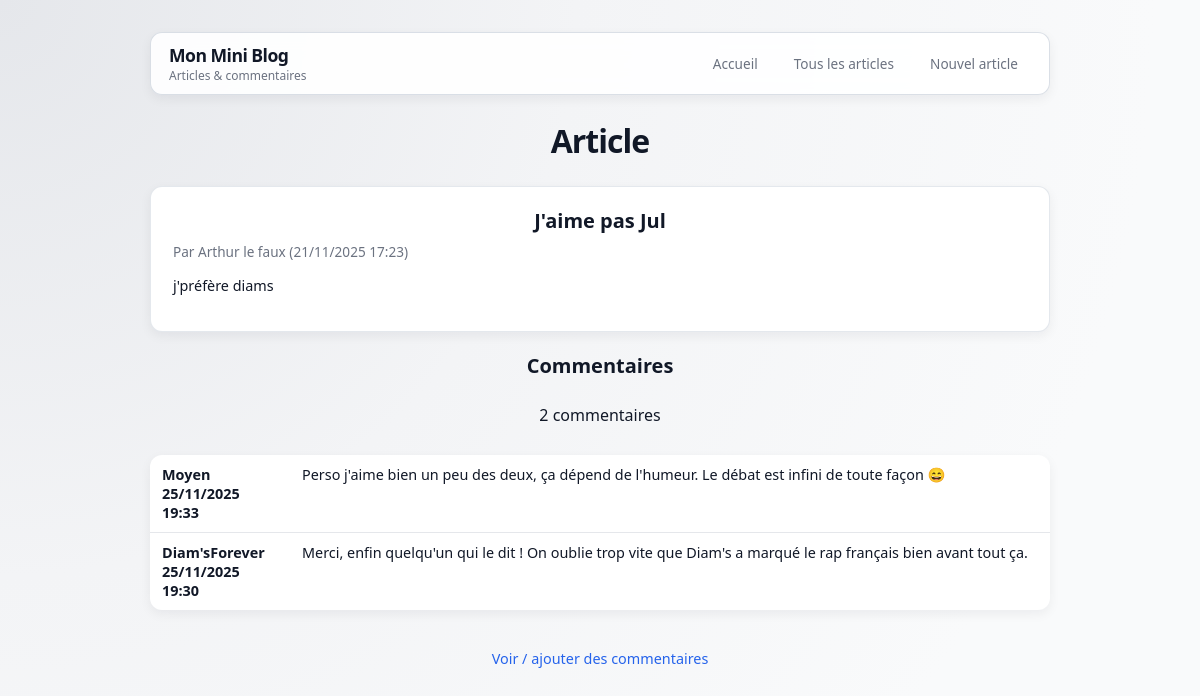
/blog6/afficher.php?id=4, run on the app's committed database.
### tables this page shows
CREATE TABLE `article` (
  `id` int(10) UNSIGNED NOT NULL,
  `auteur` varchar(50) DEFAULT NULL,
  `titre` varchar(150) NOT NULL,
  `texte` mediumtext NOT NULL,
  `date` int(11) DEFAULT NULL
);

CREATE TABLE commentaire (
  id INT UNSIGNED NOT NULL AUTO_INCREMENT PRIMARY KEY,
  pseudo VARCHAR(50) NOT NULL,
  email VARCHAR(100) NOT NULL,
  texte TEXT NOT NULL,
  date INT NOT NULL
);

### blog6/afficher.php (the view, shortened to what this page needs)
<?php
require_once 'config.php';
$id = isset($_GET['id']) ? (int) $_GET['id'] : 0;
$article = null;
$result_commentaires = null;
$nb_commentaires = 0;
if ($id > 0) {
    $sql = "SELECT id, auteur, titre, texte, `date` FROM article WHERE id = $id";
    $result_article = mysqli_query($conn, $sql);
    if ($result_article && mysqli_num_rows($result_article) === 1) {
        $article = mysqli_fetch_assoc($result_article);
        $sql_comm = "SELECT pseudo, texte, date FROM commentaire WHERE id_article = $id ORDER BY date DESC";
        $result_commentaires = mysqli_query($conn, $sql_comm);
        if ($result_commentaires) {
            $nb_commentaires = mysqli_num_rows($result_commentaires);
        }
    }
}
?>
<!DOCTYPE html>
<html lang="fr">
<head>
    <link rel="stylesheet" href="styles.css">
</head>
<body>
    <?php include 'header.php'; ?>
    <h1>Article</h1>
    <?php if ($id <= 0): ?>
        <p>Aucun article spécifié.</p>
    <?php elseif (!$article): ?>
        <p>Article introuvable.</p>
    <?php else: ?>
        <?php
        $titre = htmlspecialchars($article['titre'], ENT_QUOTES, 'UTF-8');
        $auteur = htmlspecialchars($article['auteur'], ENT_QUOTES, 'UTF-8');
        $timestamp = (int) $article['date'];
        $date_affichee = $timestamp > 0 ? date('d/m/Y H:i', $timestamp) : '';
        $texte = nl2br(htmlspecialchars($article['texte'], ENT_QUOTES, 'UTF-8'));
        ?>
        <article>
            <h2><?php echo $titre; ?></h2>
            <p>
                <?php
                if ($auteur !== '') {
                    echo 'Par ' . $auteur . ' ';
                }
                if ($date_affichee !== '') {
                    echo '(' . $date_affichee . ')';
                }
                ?>
            </p>
            <p><?php echo $texte; ?></p>
        </article>
        <h2>Commentaires</h2>
        <?php
        if ($nb_commentaires > 0) {
            echo '<p>' . $nb_commentaires . ' commentaire';
            if ($nb_commentaires > 1) {
                echo 's';
            }
            echo '</p>';
            echo '<table>';
            while ($row = mysqli_fetch_assoc($result_commentaires)) {
                $pseudo = htmlspecialchars($row['pseudo'], ENT_QUOTES, 'UTF-8');
                $texte_comm = nl2br(htmlspecialchars($row['texte'], ENT_QUOTES, 'UTF-8'));
                $ts = (int) $row['date'];
                $date_comm = $ts > 0 ? date('d/m/Y H:i', $ts) : '';
                echo '<tr>';
                echo '<td class="col-nom">' . $pseudo . '<br>' . $date_comm . '</td>';
                echo '<td>' . $texte_comm . '</td>';
                echo '</tr>';
            }
            echo '</table>';
        } else {
            echo '<p>Aucun commentaire.</p>';
        }
        ?>
        <p><a href="commentaire.php?id_article=<?php echo $id; ?>">Voir / ajouter des commentaires</a></p>
    <?php endif; ?>
</body>
</html>

### blog6/styles.css (style rules this page uses)
:root { --bg: #f3f4f6; --bg-strong: #e5e7eb; --surface: #ffffff; --surface-soft: #f9fafb; --border-subtle: #e5e7eb; --border-strong: #d1d5db; --text-main: #111827; --text-muted: #6b7280; --primary: #2563eb; --primary-soft: #dbeafe; --primary-strong: #1d4ed8; --accent: #10b981; --danger: #dc2626; --radius-lg: 12px; --radius-md: 8px; --shadow-soft: 0 12px 30px rgba(15, 23, 42, 0.12); --shadow-subtle: 0 4px 12px rgba(15, 23, 42, 0.06); --transition-fast: 150ms ease-out; --transition-med: 220ms ease-out; }
*, *::before, *::after { box-sizing: border-box; }
html { scroll-behavior: smooth; }
body { margin: 0; min-height: 100vh; font-family: system-ui, -apple-system, BlinkMacSystemFont, "Segoe UI", sans-serif; background: radial-gradient(circle at top left, var(--bg-strong), var(--bg) 40%, var(--surface-soft) 80%); color: var(--text-main); display: flex; flex-direction: column; align-items: center; padding: 32px 16px 40px; }
body > * { width: 100%; max-width: 900px; }
h1, h2 { text-align: center; }
h1 { font-size: 2rem; margin: 0 0 1.5rem; letter-spacing: -0.03em; }
h2 { font-size: 1.25rem; margin-top: 0; margin-bottom: 0.5rem; }
body > p { text-align: center; }
a { color: var(--primary); text-decoration: none; transition: color var(--transition-fast); }
body > p > a { font-size: 0.9rem; }
article { display: block; background: var(--surface); border-radius: var(--radius-lg); padding: 20px 22px; margin-bottom: 20px; box-shadow: var(--shadow-subtle); border: 1px solid rgba(148, 163, 184, 0.25); transition: transform var(--transition-fast), box-shadow var(--transition-fast), border-color var(--transition-fast), background var(--transition-fast); text-align: left; }
article p:first-of-type { font-size: 0.85rem; color: var(--text-muted); margin-top: 0.1rem; margin-bottom: 0.8rem; }
article p + p { line-height: 1.5; }
article p:last-of-type { margin-top: 0.8rem; font-size: 0.9rem; }
p { line-height: 1.5; }
table { width: 100%; border-collapse: collapse; background: var(--surface); border-radius: var(--radius-lg); overflow: hidden; box-shadow: var(--shadow-subtle); margin: 12px auto 20px; text-align: left; }
td { padding: 10px 12px; border-bottom: 1px solid var(--border-subtle); vertical-align: top; font-size: 0.9rem; }
tr:last-child td { border-bottom: none; }
.col-nom { width: 140px; font-weight: 600; color: var(--text-main); }
.reveal { opacity: 0; transform: translateY(8px); transition: opacity 300ms ease-out, transform 300ms ease-out; }
.reveal.is-visible { opacity: 1; transform: translateY(0); }
.reveal-delay-1 { transition-delay: 80ms; }
.reveal-delay-2 { transition-delay: 140ms; }
.reveal-delay-3 { transition-delay: 200ms; }

### data on the page
article: titre "J'aime pas Jul", auteur "Arthur le faux", date "21/11/2025 17:23", texte "j'préfère diams"
commentaire: pseudo "Moyen", date "25/11/2025 19:33", texte "Perso j'aime bien un peu des deux, ça dépend de l'humeur. Le débat est infini de toute façon 😄"
commentaire: pseudo "Diam'sForever", date "25/11/2025 19:30", texte "Merci, enfin quelqu'un qui le dit ! On oublie trop vite que Diam's a marqué le rap français bien avant tout ça."

### other printed values
$nb_commentaires "2"
